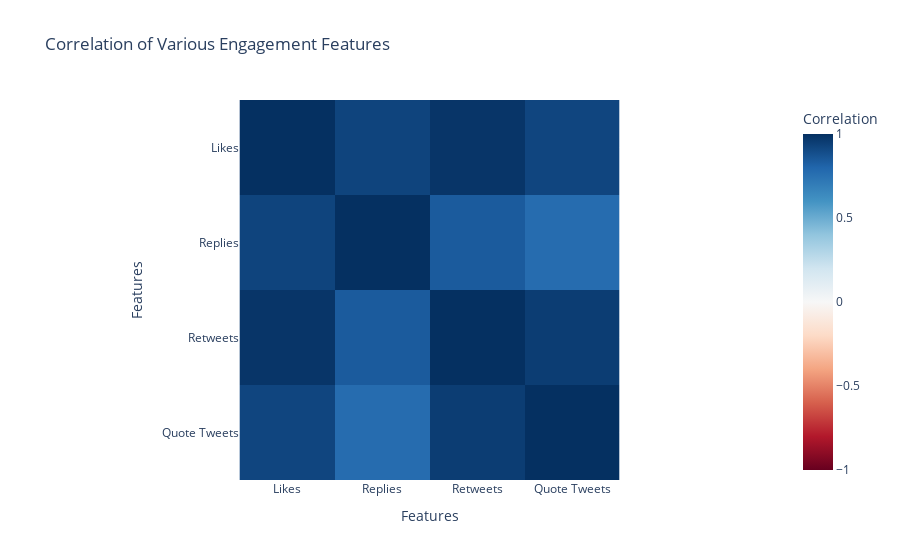

The code cell stored with this chart in its notebook:
### Markdown cell above
## Correlation

This section checks the correlation between each variable that we classify as engagement.

### Code cell
import plotly.express as px

features = ['Likes', 'Replies', 'Retweets', 'Quote Tweets']
corr = tweet_df[features].corr()
fig = px.imshow(corr,
                color_continuous_scale='RdBu',
                zmin=-1,
                zmax=1,
                labels=dict(x='Features', y='Features', color='Correlation'),
                x=corr.columns,
                y=corr.columns,
                title='Correlation of Various Engagement Features')
fig.show()

### Figure 1 — Plotly figure (JSON) as saved in the notebook; plotly's stock layout.template omitted (floating-point values rounded to 4 significant figures)
{"data": [{"coloraxis": "coloraxis", "hovertemplate": "Features: %{x}<br>Features: %{y}<br>Correlation: %{z}<extra></extra>", "name": "0", "type": "heatmap", "x": ["Likes", "Replies", "Retweets", "Quote Tweets"], "xaxis": "x", "y": ["Likes", "Replies", "Retweets", "Quote Tweets"], "yaxis": "y", "z": [[1, 0.9262, 0.9818, 0.9206], [0.9262, 1, 0.8401, 0.7727], [0.9818, 0.8401, 1, 0.9516], [0.9206, 0.7727, 0.9516, 1]]}], "layout": {"coloraxis": {"cmax": 1, "cmin": -1, "colorbar": {"title": {"text": "Correlation"}}, "colorscale": [[0, "rgb(103,0,31)"], [0.1, "rgb(178,24,43)"], [0.2, "rgb(214,96,77)"], [0.3, "rgb(244,165,130)"], [0.4, "rgb(253,219,199)"], [0.5, "rgb(247,247,247)"], [0.6, "rgb(209,229,240)"], [0.7, "rgb(146,197,222)"], [0.8, "rgb(67,147,195)"], [0.9, "rgb(33,102,172)"], [1, "rgb(5,48,97)"]]}, "title": {"text": "Correlation of Various Engagement Features"}, "xaxis": {"anchor": "y", "constrain": "domain", "domain": [0, 1], "scaleanchor": "y", "title": {"text": "Features"}}, "yaxis": {"anchor": "x", "autorange": "reversed", "constrain": "domain", "domain": [0, 1], "title": {"text": "Features"}}}}
